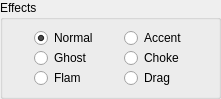
        <widget class="QGroupBox" name="effectsGroup">
         <property name="sizePolicy">
          <sizepolicy hsizetype="Fixed" vsizetype="Fixed">
           <horstretch>0</horstretch>
           <verstretch>0</verstretch>
          </sizepolicy>
         </property>
         <property name="minimumSize">
          <size>
           <width>221</width>
           <height>99</height>
          </size>
         </property>
         <property name="maximumSize">
          <size>
           <width>221</width>
           <height>99</height>
          </size>
         </property>
         <property name="toolTip">
          <string>Effects to apply to this note head</string>
         </property>
         <property name="whatsThis">
          <string>&lt;html&gt;&lt;head/&gt;&lt;body&gt;&lt;p&gt;&lt;span style=&quot; font-weight:600;&quot;&gt;MIDI note effect&lt;/span&gt;&lt;/p&gt;&lt;p&gt;&lt;br/&gt;&lt;/p&gt;&lt;p&gt;The sound effect to apply to the output MIDI.&lt;/p&gt;&lt;p&gt;&lt;br/&gt;&lt;/p&gt;&lt;p&gt;&lt;span style=&quot; font-weight:600;&quot;&gt;Note:&lt;/span&gt; this only has an effect for &amp;quot;Drag&amp;quot; notes at the moment. Further effects will be added in future versions of DrumBurp.&lt;/p&gt;&lt;/body&gt;&lt;/html&gt;</string>
         </property>
         <property name="title">
          <string>Effects</string>
         </property>
         <layout class="QGridLayout" name="gridLayout">
          <item row="0" column="1">
           <widget class="QRadioButton" name="normalEffect">
            <property name="toolTip">
             <string>A normal strike</string>
            </property>
            <property name="text">
             <string>Normal</string>
            </property>
            <property name="checked">
             <bool>true</bool>
            </property>
           </widget>
          </item>
          <item row="0" column="3">
           <widget class="QRadioButton" name="accentEffect">
            <property name="toolTip">
             <string>A harder strike</string>
            </property>
            <property name="text">
             <string>Accent</string>
            </property>
           </widget>
          </item>
          <item row="0" column="4">
           <spacer name="horizontalSpacer_6">
            <property name="orientation">
             <enum>Qt::Horizontal</enum>
            </property>
            <property name="sizeHint" stdset="0">
             <size>
              <width>20</width>
              <height>19</height>
             </size>
            </property>
           </spacer>
          </item>
          <item row="1" column="1">
           <widget class="QRadioButton" name="ghostEffect">
            <property name="toolTip">
             <string>A quieter strike</string>
            </property>
            <property name="text">
             <string>Ghost</string>
            </property>
           </widget>
          </item>
          <item row="1" column="3">
           <widget class="QRadioButton" name="chokeEffect">
            <property name="toolTip">
             <string>A choked strike</string>
            </property>
            <property name="text">
             <string>Choke</string>
            </property>
           </widget>
          </item>
          <item row="2" column="1">
           <widget class="QRadioButton" name="flamEffect">
            <property name="toolTip">
             <string>A two-handed strike</string>
            </property>
            <property name="text">
             <string>Flam</string>
            </property>
           </widget>
          </item>
          <item row="2" column="3">
           <widget class="QRadioButton" name="dragEffect">
            <property name="toolTip">
             <string>Two or more strikes in quick succession</string>
            </property>
            <property name="text">
             <string>Drag</string>
            </property>
           </widget>
          </item>
          <item row="0" column="2">
           <spacer name="horizontalSpacer_2">
            <property name="orientation">
             <enum>Qt::Horizontal</enum>
            </property>
            <property name="sizeHint" stdset="0">
             <size>
              <width>20</width>
              <height>20</height>
             </size>
            </property>
           </spacer>
          </item>
          <item row="0" column="0">
           <spacer name="horizontalSpacer_4">
            <property name="orientation">
             <enum>Qt::Horizontal</enum>
            </property>
            <property name="sizeHint" stdset="0">
             <size>
              <width>20</width>
              <height>20</height>
             </size>
            </property>
           </spacer>
          </item>
         </layout>
        </widget>
